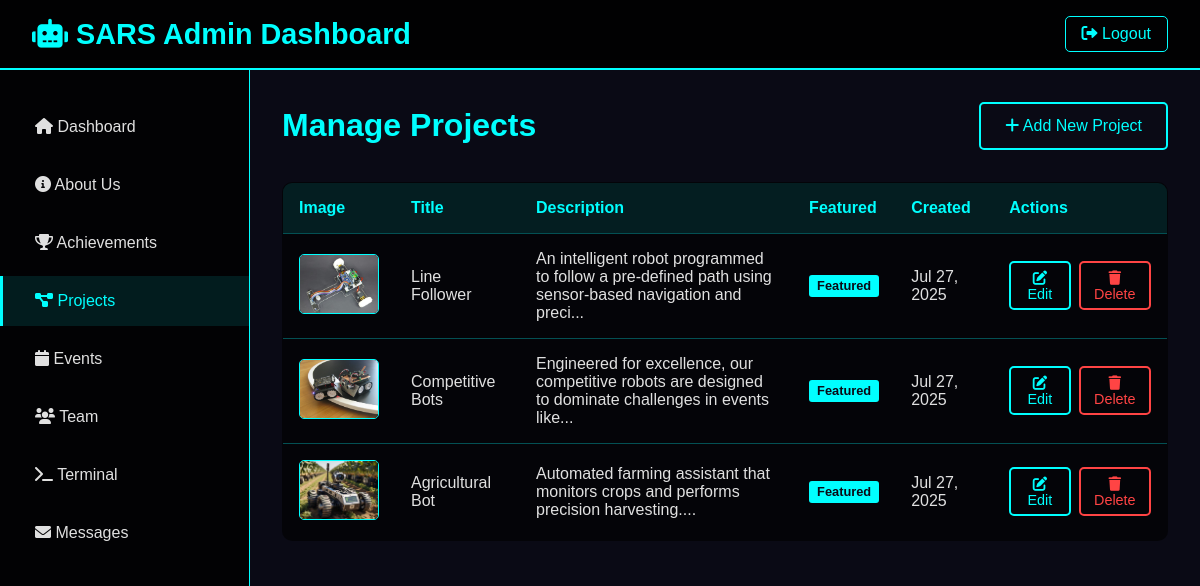
The app's page /admin/manage_projects.php (signed in) with its own data.
### tables this page shows
CREATE TABLE projects (
    id INT PRIMARY KEY AUTO_INCREMENT,
    title VARCHAR(255) NOT NULL,
    description TEXT,
    image_path VARCHAR(255),
    is_featured BOOLEAN DEFAULT FALSE,
    created_at TIMESTAMP DEFAULT CURRENT_TIMESTAMP,
    updated_at TIMESTAMP DEFAULT CURRENT_TIMESTAMP ON UPDATE CURRENT_TIMESTAMP
);

### admin/manage_projects.php (the view, shortened to what this page needs)
<?php
require_once '../config/database.php';
$stmt = $pdo->query("SELECT * FROM projects ORDER BY created_at DESC");
$projects = $stmt->fetchAll(PDO::FETCH_ASSOC);
?>
<!DOCTYPE html>
<html lang="en">
<head>
    <link rel="stylesheet" href="https://cdnjs.cloudflare.com/ajax/libs/font-awesome/6.0.0/css/all.min.css">
</head>
<body>
    <header class="admin-header">
        <h1><i class="fas fa-robot"></i> SARS Admin Dashboard</h1>
        <a href="logout.php" class="logout-btn"><i class="fas fa-sign-out-alt"></i> Logout</a>
    </header>
    <div class="dashboard-container">
        <nav class="sidebar">
            <ul>
                <li><a href="dashboard.php"><i class="fas fa-home"></i> Dashboard</a></li>
                <li><a href="manage_about.php"><i class="fas fa-info-circle"></i> About Us</a></li>
                <li><a href="manage_achievements.php"><i class="fas fa-trophy"></i> Achievements</a></li>
                <li><a href="manage_projects.php" class="active"><i class="fas fa-project-diagram"></i> Projects</a></li>
                <li><a href="manage_events.php"><i class="fas fa-calendar"></i> Events</a></li>
                <li><a href="manage_team.php"><i class="fas fa-users"></i> Team</a></li>
                <li><a href="manage_terminal.php"><i class="fas fa-terminal"></i> Terminal</a></li>
                <li><a href="manage_messages.php"><i class="fas fa-envelope"></i> Messages</a></li>
            </ul>
        </nav>
        <main class="main-content">
            <div class="page-header">
                <h2 class="page-title">Manage Projects</h2>
                <button class="btn" onclick="openModal('addModal')">
                    <i class="fas fa-plus"></i> Add New Project
                </button>
            </div>
            <table class="projects-table">
                <thead>
                    <tr>
                        <th>Image</th>
                        <th>Title</th>
                        <th>Description</th>
                        <th>Featured</th>
                        <th>Created</th>
                        <th>Actions</th>
                    </tr>
                </thead>
                <tbody>
                    <?php foreach ($projects as $project): ?>
                        <tr>
                            <td>
                                <?php if ($project['image_path']): ?>
                                    <img src="../<?php echo htmlspecialchars($project['image_path']); ?>"
                                         alt="Project Image" class="project-image">
                                <?php else: ?>
                                    <div style="width: 80px; height: 60px; background: rgba(0,255,255,0.1); border: 1px solid var(--cyan-primary); border-radius: 5px; display: flex; align-items: center; justify-content: center;">
                                        <i class="fas fa-image" style="color: var(--cyan-primary);"></i>
                                    </div>
                                <?php endif; ?>
                            </td>
                            <td><?php echo htmlspecialchars($project['title']); ?></td>
                            <td><?php echo htmlspecialchars(substr($project['description'], 0, 100)) . '...'; ?></td>
                            <td>
                                <?php if ($project['is_featured']): ?>
                                    <span class="featured-badge">Featured</span>
                                <?php endif; ?>
                            </td>
                            <td><?php echo date('M j, Y', strtotime($project['created_at'])); ?></td>
                            <td>
                                <div class="action-buttons">
                                    <button class="btn btn-small" onclick="editProject(<?php echo htmlspecialchars(json_encode($project)); ?>)">
                                        <i class="fas fa-edit"></i> Edit
                                    </button>
                                    <button class="btn btn-danger btn-small" onclick="deleteProject(<?php echo $project['id']; ?>)">
                                        <i class="fas fa-trash"></i> Delete
                                    </button>
                                </div>
                            </td>
                        </tr>
                    <?php endforeach; ?>
                </tbody>
            </table>
        </main>
    </div>
</body>
</html>

### admin/manage_projects.php (style rules this page uses)
* { margin: 0; padding: 0; box-sizing: border-box; }
:root { --cyan-primary: #00ffff; --cyan-dark: #00b3b3; --dark-bg: #0a0a15; --dark-secondary: #121228; }
body { font-family: 'Arial', sans-serif; background-color: var(--dark-bg); color: #e0e0e0; min-height: 100vh; }
.admin-header { background: rgba(0, 0, 0, 0.9); border-bottom: 2px solid var(--cyan-primary); padding: 1rem 2rem; display: flex; justify-content: space-between; align-items: center; }
.admin-header h1 { color: var(--cyan-primary); font-size: 1.8rem; }
.logout-btn { background: transparent; color: var(--cyan-primary); border: 1px solid var(--cyan-primary); padding: 0.5rem 1rem; border-radius: 5px; text-decoration: none; transition: all 0.3s ease; }
.dashboard-container { display: grid; grid-template-columns: 250px 1fr; min-height: calc(100vh - 80px); }
.sidebar { background: rgba(0, 0, 0, 0.8); border-right: 1px solid var(--cyan-primary); padding: 2rem 0; }
.sidebar ul { list-style: none; }
.sidebar ul li { margin-bottom: 0.5rem; }
.sidebar ul li a { display: block; padding: 1rem 2rem; color: #e0e0e0; text-decoration: none; transition: all 0.3s ease; border-left: 3px solid transparent; }
.sidebar ul li a:hover, .sidebar ul li a.active { background: rgba(0, 255, 255, 0.1); border-left-color: var(--cyan-primary); color: var(--cyan-primary); }
.main-content { padding: 2rem; }
.page-header { display: flex; justify-content: space-between; align-items: center; margin-bottom: 2rem; }
.page-title { color: var(--cyan-primary); font-size: 2rem; }
.btn { background: transparent; color: var(--cyan-primary); border: 2px solid var(--cyan-primary); padding: 0.8rem 1.5rem; border-radius: 5px; cursor: pointer; text-decoration: none; display: inline-block; transition: all 0.3s ease; font-size: 1rem; }
.btn-danger { border-color: #ff4444; color: #ff4444; }
.projects-table { width: 100%; border-collapse: collapse; background: rgba(0, 0, 0, 0.6); border: 1px solid var(--cyan-primary); border-radius: 10px; overflow: hidden; }
.projects-table th, .projects-table td { padding: 1rem; text-align: left; border-bottom: 1px solid rgba(0, 255, 255, 0.3); }
.projects-table th { background: rgba(0, 255, 255, 0.1); color: var(--cyan-primary); font-weight: bold; }
.project-image { width: 80px; height: 60px; object-fit: cover; border-radius: 5px; border: 1px solid var(--cyan-primary); }
.featured-badge { background: var(--cyan-primary); color: var(--dark-bg); padding: 0.2rem 0.5rem; border-radius: 3px; font-size: 0.8rem; font-weight: bold; }
.action-buttons { display: flex; gap: 0.5rem; }
.btn-small { padding: 0.4rem 0.8rem; font-size: 0.9rem; }

### records on screen
projects: image_path (picture), title "Line Follower", description "An intelligent robot programmed to follow a pre-defined path using sensor-based navigation and preci", is_featured "Featured", created_at "Jul 27, 2025"
projects: image_path (picture), title "Competitive Bots", description "Engineered for excellence, our competitive robots are designed to dominate challenges in events like", is_featured "Featured", created_at "Jul 27, 2025"
projects: image_path (picture), title "Agricultural Bot", description "Automated farming assistant that monitors crops and performs precision harvesting.", is_featured "Featured", created_at "Jul 27, 2025"
